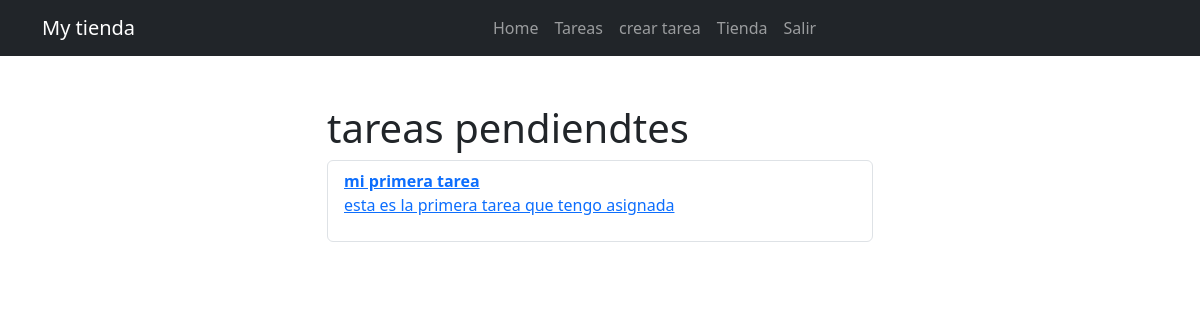
The app's page /tasks_completed/ (signed in) with its own data.
### tasks/models.py (models this page shows, shortened)
class Task (models.Model):
    title = models.CharField(max_length=100)
    description = models.TextField(blank=True)
    created=models.DateTimeField(auto_now_add=True)
    datecompleted = models.DateField(null=True)
    important= models.BooleanField(default=False)
    user = models.ForeignKey(User,on_delete=models.CASCADE)

### tasks/views.py (the view)
# urls.py: path('tasks_completed/', views.tasks_completed, name='tasks_completed'),
@login_required
def tasks_completed(request):
    allTask = Task.objects.filter(user=request.user, datecompleted__isnull=False).order_by('-datecompleted')
    return render(request, 'task.html', {"tareas": allTask})

### tasks/templates/task.html (shortened to what this page needs)
{% extends 'base.html' %}
 {% block content %}
<main class="container">
  <div class="row">
    <div class="col-md-6 offset-md-3 py-5">
      <h1>tareas pendiendtes</h1>
      <ul class="list-group">
        {% for task in tareas %}
        <li class="list-group-item">
          <a href="{% url 'task_detail' task.id %}">
            {% if task.important %}
            <strong>{{task.title}}</strong>
            {% else %} {{task.id}} {{task.title}} {% endif %}
            <p>{{task.description}}</p>
          </a>
        </li>
        {% endfor %}
      </ul>
    </div>
  </div>
</main>
{% endblock %}

### records on screen
Task: title "mi primera tarea", description "esta es la primera tarea que tengo asignada"
